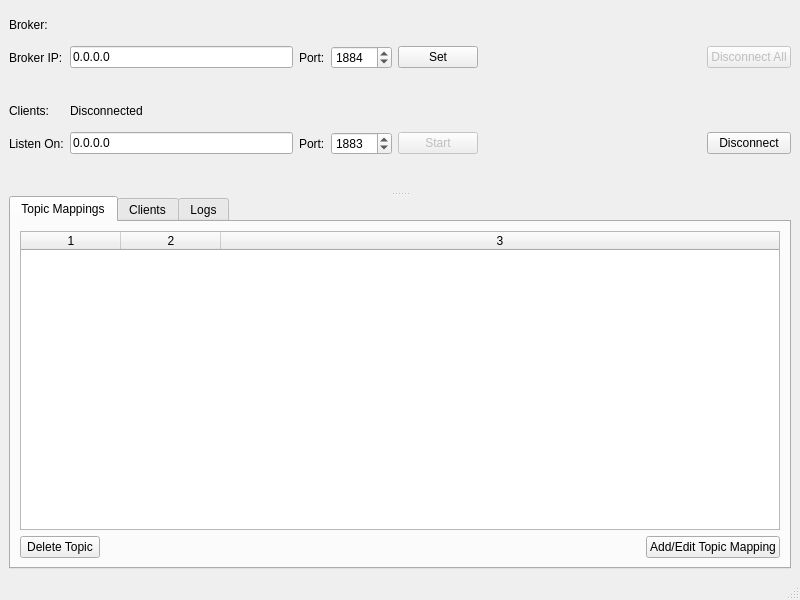
<?xml version="1.0" encoding="UTF-8"?>
<ui version="4.0">
 <class>MainWindow</class>
 <widget class="QMainWindow" name="MainWindow">
  <property name="geometry">
   <rect>
    <x>0</x>
    <y>0</y>
    <width>800</width>
    <height>600</height>
   </rect>
  </property>
  <property name="windowTitle">
   <string>MainWindow</string>
  </property>
  <widget class="QWidget" name="centralwidget">
   <layout class="QVBoxLayout" name="verticalLayout_4">
    <item>
     <widget class="QSplitter" name="splitter">
      <property name="orientation">
       <enum>Qt::Vertical</enum>
      </property>
      <widget class="QWidget" name="layoutWidget">
       <layout class="QGridLayout" name="gridLayout">
        <item row="1" column="3">
         <widget class="QLabel" name="label_7">
          <property name="text">
           <string>Port:</string>
          </property>
         </widget>
        </item>
        <item row="0" column="0">
         <widget class="QLabel" name="label_5">
          <property name="text">
           <string>Broker:</string>
          </property>
         </widget>
        </item>
        <item row="1" column="0">
         <widget class="QLabel" name="label_6">
          <property name="text">
           <string>Broker IP:</string>
          </property>
         </widget>
        </item>
        <item row="7" column="2">
         <widget class="QLabel" name="labelBrokerStatus">
          <property name="text">
           <string/>
          </property>
         </widget>
        </item>
        <item row="1" column="7">
         <widget class="QPushButton" name="pushButtonBrokerDisconnect">
          <property name="enabled">
           <bool>false</bool>
          </property>
          <property name="text">
           <string>Disconnect All</string>
          </property>
         </widget>
        </item>
        <item row="1" column="5">
         <widget class="QPushButton" name="pushButtonBrokerConnect">
          <property name="text">
           <string>Set</string>
          </property>
         </widget>
        </item>
        <item row="5" column="0">
         <widget class="QLabel" name="label_4">
          <property name="text">
           <string>Clients:</string>
          </property>
         </widget>
        </item>
        <item row="1" column="2">
         <widget class="QLineEdit" name="lineEditBrokerIP">
          <property name="inputMask">
           <string/>
          </property>
          <property name="text">
           <string>0.0.0.0</string>
          </property>
         </widget>
        </item>
        <item row="1" column="4">
         <widget class="QSpinBox" name="spinBoxBrokerPort">
          <property name="minimum">
           <number>1</number>
          </property>
          <property name="maximum">
           <number>65535</number>
          </property>
          <property name="value">
           <number>1884</number>
          </property>
         </widget>
        </item>
        <item row="2" column="6">
         <spacer name="horizontalSpacer_2">
          <property name="orientation">
           <enum>Qt::Horizontal</enum>
          </property>
          <property name="sizeHint" stdset="0">
           <size>
            <width>40</width>
            <height>20</height>
           </size>
          </property>
         </spacer>
        </item>
        <item row="6" column="2">
         <widget class="QLineEdit" name="lineEditIP">
          <property name="inputMask">
           <string/>
          </property>
          <property name="text">
           <string>0.0.0.0</string>
          </property>
         </widget>
        </item>
        <item row="6" column="0">
         <widget class="QLabel" name="label">
          <property name="text">
           <string>Listen On:</string>
          </property>
         </widget>
        </item>
        <item row="6" column="3">
         <widget class="QLabel" name="label_2">
          <property name="text">
           <string>Port:</string>
          </property>
         </widget>
        </item>
        <item row="6" column="4">
         <widget class="QSpinBox" name="spinBoxPort">
          <property name="minimum">
           <number>1</number>
          </property>
          <property name="maximum">
           <number>65535</number>
          </property>
          <property name="value">
           <number>1883</number>
          </property>
         </widget>
        </item>
        <item row="6" column="5">
         <widget class="QPushButton" name="pushButtonStartClientBridge">
          <property name="enabled">
           <bool>false</bool>
          </property>
          <property name="text">
           <string>Start</string>
          </property>
         </widget>
        </item>
        <item row="6" column="7">
         <widget class="QPushButton" name="pushButtonStopClientBridge">
          <property name="text">
           <string>Disconnect</string>
          </property>
         </widget>
        </item>
        <item row="5" column="2">
         <widget class="QLabel" name="labelStatus">
          <property name="text">
           <string>Disconnected</string>
          </property>
         </widget>
        </item>
       </layout>
      </widget>
      <widget class="QTabWidget" name="tabWidget">
       <property name="currentIndex">
        <number>0</number>
       </property>
       <widget class="QWidget" name="tab">
        <attribute name="title">
         <string>Topic Mappings</string>
        </attribute>
        <layout class="QVBoxLayout" name="verticalLayout">
         <item>
          <widget class="QTableWidget" name="tableWidgetTopicMappings">
           <property name="selectionMode">
            <enum>QAbstractItemView::SingleSelection</enum>
           </property>
           <property name="columnCount">
            <number>3</number>
           </property>
           <attribute name="horizontalHeaderStretchLastSection">
            <bool>true</bool>
           </attribute>
           <column/>
           <column/>
           <column/>
          </widget>
         </item>
         <item>
          <layout class="QHBoxLayout" name="horizontalLayout">
           <item>
            <widget class="QPushButton" name="pushButtonEditDeleteTopic">
             <property name="text">
              <string>Delete Topic</string>
             </property>
            </widget>
           </item>
           <item>
            <spacer name="horizontalSpacer_3">
             <property name="orientation">
              <enum>Qt::Horizontal</enum>
             </property>
             <property name="sizeHint" stdset="0">
              <size>
               <width>40</width>
               <height>20</height>
              </size>
             </property>
            </spacer>
           </item>
           <item>
            <widget class="QPushButton" name="pushButtonAddTopicMapping">
             <property name="text">
              <string>Add/Edit Topic Mapping</string>
             </property>
            </widget>
           </item>
          </layout>
         </item>
        </layout>
       </widget>
       <widget class="QWidget" name="tab_2">
        <attribute name="title">
         <string>Clients</string>
        </attribute>
        <layout class="QVBoxLayout" name="verticalLayout_2">
         <item>
          <widget class="QListWidget" name="listWidgetClients"/>
         </item>
         <item>
          <spacer name="horizontalSpacer_4">
           <property name="orientation">
            <enum>Qt::Horizontal</enum>
           </property>
           <property name="sizeHint" stdset="0">
            <size>
             <width>757</width>
             <height>20</height>
            </size>
           </property>
          </spacer>
         </item>
        </layout>
       </widget>
       <widget class="QWidget" name="tab_3">
        <attribute name="title">
         <string>Logs</string>
        </attribute>
        <layout class="QVBoxLayout" name="verticalLayout_3">
         <item>
          <widget class="QTableView" name="tableViewLogs"/>
         </item>
         <item>
          <spacer name="horizontalSpacer_5">
           <property name="orientation">
            <enum>Qt::Horizontal</enum>
           </property>
           <property name="sizeHint" stdset="0">
            <size>
             <width>757</width>
             <height>20</height>
            </size>
           </property>
          </spacer>
         </item>
        </layout>
       </widget>
      </widget>
     </widget>
    </item>
   </layout>
  </widget>
  <widget class="QMenuBar" name="menubar">
   <property name="geometry">
    <rect>
     <x>0</x>
     <y>0</y>
     <width>800</width>
     <height>22</height>
    </rect>
   </property>
  </widget>
  <widget class="QStatusBar" name="statusbar"/>
 </widget>
 <resources/>
 <connections/>
</ui>
